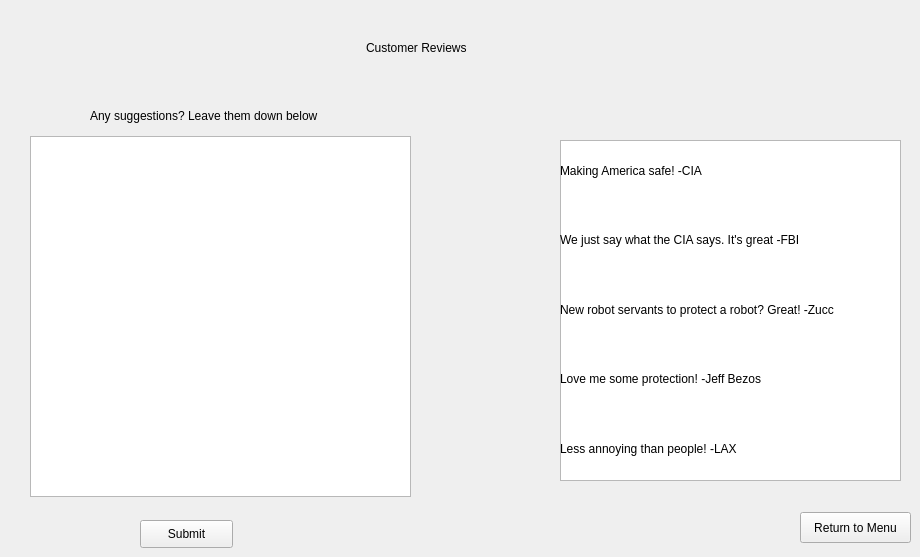
    <widget class="QWidget" name="page">
     <widget class="QLabel" name="label_23">
      <property name="geometry">
       <rect>
        <x>366</x>
        <y>22</y>
        <width>241</width>
        <height>51</height>
       </rect>
      </property>
      <property name="styleSheet">
       <string notr="true">font: 36pt &quot;Script&quot; ;</string>
      </property>
      <property name="text">
       <string>Customer Reviews</string>
      </property>
     </widget>
     <widget class="QPushButton" name="pushButton_21">
      <property name="geometry">
       <rect>
        <x>800</x>
        <y>512</y>
        <width>111</width>
        <height>31</height>
       </rect>
      </property>
      <property name="text">
       <string>Return to Menu</string>
      </property>
     </widget>
     <widget class="QLabel" name="label_9">
      <property name="geometry">
       <rect>
        <x>90</x>
        <y>100</y>
        <width>251</width>
        <height>31</height>
       </rect>
      </property>
      <property name="text">
       <string>Any suggestions? Leave them down below</string>
      </property>
     </widget>
     <widget class="QTextBrowser" name="textBrowser_2">
      <property name="geometry">
       <rect>
        <x>560</x>
        <y>140</y>
        <width>341</width>
        <height>341</height>
       </rect>
      </property>
     </widget>
     <widget class="QWidget" name="verticalLayoutWidget_2">
      <property name="geometry">
       <rect>
        <x>560</x>
        <y>139</y>
        <width>341</width>
        <height>341</height>
       </rect>
      </property>
      <layout class="QVBoxLayout" name="verticalLayout_3">
       <item>
        <widget class="QLabel" name="label_10">
         <property name="text">
          <string>Making America safe! -CIA</string>
         </property>
        </widget>
       </item>
       <item>
        <widget class="QLabel" name="label_11">
         <property name="text">
          <string>We just say what the CIA says. It's great -FBI</string>
         </property>
        </widget>
       </item>
       <item>
        <widget class="QLabel" name="label_13">
         <property name="text">
          <string>New robot servants to protect a robot? Great! -Zucc</string>
         </property>
        </widget>
       </item>
       <item>
        <widget class="QLabel" name="label_14">
         <property name="text">
          <string>Love me some protection! -Jeff Bezos</string>
         </property>
        </widget>
       </item>
       <item>
        <widget class="QLabel" name="label_12">
         <property name="text">
          <string>Less annoying than people! -LAX</string>
         </property>
        </widget>
       </item>
      </layout>
     </widget>
     <widget class="QPushButton" name="pushButton_18">
      <property name="geometry">
       <rect>
        <x>140</x>
        <y>520</y>
        <width>93</width>
        <height>28</height>
       </rect>
      </property>
      <property name="text">
       <string>Submit</string>
      </property>
     </widget>
     <widget class="QTextEdit" name="textEdit_2">
      <property name="geometry">
       <rect>
        <x>30</x>
        <y>136</y>
        <width>381</width>
        <height>361</height>
       </rect>
      </property>
     </widget>
    </widget>
